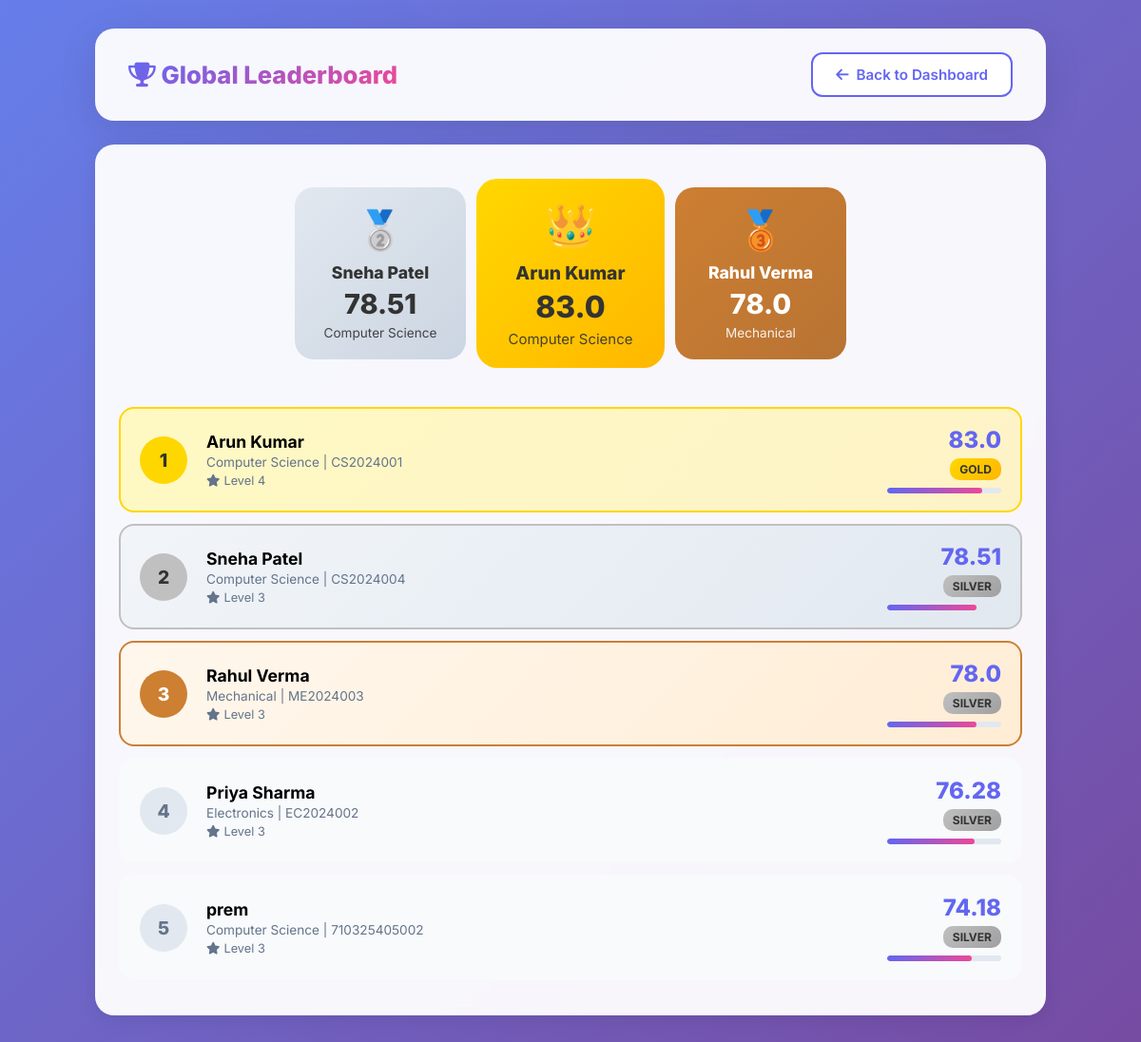
Screenshot of /rankings with the database file from the repository.
### app.py (models this page shows)
class Student(db.Model):
    id = db.Column(db.Integer, primary_key=True)
    name = db.Column(db.String(100), nullable=False)
    roll_number = db.Column(db.String(50), unique=True, nullable=False)
    department = db.Column(db.String(100))
    year = db.Column(db.Integer, default=1)
    semester_gpa = db.Column(db.Float, default=0.0)  # Out of 10
    previous_gpa = db.Column(db.Float, default=0.0)
    attendance_percentage = db.Column(db.Float, default=0.0)
    sports_score = db.Column(db.Float, default=0.0)
    sports_achievements = db.Column(db.String(500), default="")
    nss_participation = db.Column(db.Boolean, default=False)
    ncc_participation = db.Column(db.Boolean, default=False)
    events_participated = db.Column(db.Integer, default=0)
    events_won = db.Column(db.Integer, default=0)
    certified_courses = db.Column(db.Integer, default=0)
    core_competition_score = db.Column(db.Float, default=0.0)
    projects_completed = db.Column(db.Integer, default=0)
    internships = db.Column(db.Integer, default=0)
    total_score = db.Column(db.Float, default=0.0)
    rank = db.Column(db.Integer, default=0)
    badge = db.Column(db.String(50), default="Bronze")
    level = db.Column(db.Integer, default=1)
    created_at = db.Column(db.DateTime, default=datetime.utcnow)

### app.py (the view)
@app.route('/rankings')
def rankings():
    students = Student.query.order_by(Student.rank).all()
    return render_template('rankings.html', students=students)

### templates/rankings.html (shortened to what this page needs)
<!DOCTYPE html>
<html lang="en">
<head>
    <link rel="stylesheet" href="https://cdnjs.cloudflare.com/ajax/libs/font-awesome/6.4.0/css/all.min.css">
</head>
<body>
    <div class="container">
        <div class="header">
            <h1><i class="fas fa-trophy"></i> Global Leaderboard</h1>
            <a href="/" class="btn btn-secondary"><i class="fas fa-arrow-left"></i> Back to Dashboard</a>
        </div>
        <div class="leaderboard">
            {% if students|length >= 3 %}
            <div class="podium-section">
                <div class="podium-card second">
                    <div class="crown">🥈</div>
                    <div class="name">{{ students[1].name }}</div>
                    <div class="score">{{ students[1].total_score }}</div>
                    <div class="dept">{{ students[1].department }}</div>
                </div>
                <div class="podium-card first">
                    <div class="crown">👑</div>
                    <div class="name">{{ students[0].name }}</div>
                    <div class="score">{{ students[0].total_score }}</div>
                    <div class="dept">{{ students[0].department }}</div>
                </div>
                <div class="podium-card third">
                    <div class="crown">🥉</div>
                    <div class="name">{{ students[2].name }}</div>
                    <div class="score">{{ students[2].total_score }}</div>
                    <div class="dept">{{ students[2].department }}</div>
                </div>
            </div>
            {% endif %}
            {% for student in students %}
            <div class="leaderboard-item {% if student.rank == 1 %}top-1{% elif student.rank == 2 %}top-2{% elif student.rank == 3 %}top-3{% else %}normal{% endif %}">
                <div class="rank-number">{{ student.rank }}</div>
                <div class="student-info">
                    <div class="name">{{ student.name }}</div>
                    <div class="dept">{{ student.department }} | {{ student.roll_number }}</div>
                    <div class="level-tag"><i class="fas fa-star"></i> Level {{ student.level }}</div>
                </div>
                <div class="score-section">
                    <div class="score">{{ student.total_score }}</div>
                    <span class="badge" style="
                        {% if student.badge == 'Platinum' %}background: linear-gradient(135deg, #e5e4e2, #d1d1d1); color: #333;
                        {% elif student.badge == 'Gold' %}background: linear-gradient(135deg, #ffd700, #ffb700); color: #333;
                        {% elif student.badge == 'Silver' %}background: linear-gradient(135deg, #c0c0c0, #a0a0a0); color: #333;
                        {% elif student.badge == 'Bronze' %}background: linear-gradient(135deg, #cd7f32, #b87333); color: white;
                        {% else %}background: #e2e8f0; color: #64748b;
                        {% endif %}
                    ">{{ student.badge }}</span>
                    <div class="score-bar">
                        <div class="score-bar-fill" style="width: {{ student.total_score }}%;"></div>
                    </div>
                </div>
            </div>
            {% endfor %}
        </div>
    </div>
</body>
</html>

### templates/rankings.html (style rules this page uses)
:root { --primary: #6366f1; --primary-dark: #4f46e5; --secondary: #ec4899; --success: #10b981; --dark: #1e293b; --gold: #ffd700; --silver: #c0c0c0; --bronze: #cd7f32; }
* { margin: 0; padding: 0; box-sizing: border-box; }
body { font-family: 'Inter', sans-serif; background: linear-gradient(135deg, #667eea 0%, #764ba2 100%); min-height: 100vh; padding: 30px 20px; }
.container { max-width: 1000px; margin: 0 auto; }
.header { background: rgba(255,255,255,0.95); backdrop-filter: blur(10px); border-radius: 20px; padding: 25px 35px; margin-bottom: 25px; box-shadow: 0 10px 40px rgba(0,0,0,0.1); display: flex; justify-content: space-between; align-items: center; }
.header h1 { font-size: 1.6rem; font-weight: 800; background: linear-gradient(135deg, var(--primary), var(--secondary)); -webkit-background-clip: text; -webkit-text-fill-color: transparent; }
.btn { padding: 12px 24px; border-radius: 12px; border: none; font-weight: 600; cursor: pointer; transition: all 0.3s; text-decoration: none; display: inline-flex; align-items: center; gap: 8px; font-size: 0.95rem; }
.btn-secondary { background: white; color: var(--primary); border: 2px solid var(--primary); }
.leaderboard { background: rgba(255,255,255,0.95); backdrop-filter: blur(10px); border-radius: 20px; padding: 25px; box-shadow: 0 4px 20px rgba(0,0,0,0.08); }
.leaderboard-item { display: flex; align-items: center; gap: 20px; padding: 18px 20px; border-radius: 16px; margin-bottom: 12px; transition: all 0.3s; border: 2px solid transparent; }
.leaderboard-item.top-1 { background: linear-gradient(135deg, #fef9c3, #fef3c7); border-color: var(--gold); }
.leaderboard-item.top-2 { background: linear-gradient(135deg, #f1f5f9, #e2e8f0); border-color: var(--silver); }
.leaderboard-item.top-3 { background: linear-gradient(135deg, #fff7ed, #ffedd5); border-color: var(--bronze); }
.leaderboard-item.normal { background: #f8fafc; }
.rank-number { width: 50px; height: 50px; border-radius: 50%; display: flex; align-items: center; justify-content: center; font-weight: 800; font-size: 1.2rem; flex-shrink: 0; }
.top-1 .rank-number { background: var(--gold); color: #333; }
.top-2 .rank-number { background: var(--silver); color: #333; }
.top-3 .rank-number { background: var(--bronze); color: white; }
.normal .rank-number { background: #e2e8f0; color: #64748b; }
.student-info { flex: 1; }
.student-info .name { font-weight: 700; font-size: 1.1rem; margin-bottom: 3px; }
.student-info .dept { font-size: 0.85rem; color: #64748b; }
.score-section { text-align: right; }
.score-section .score { font-size: 1.5rem; font-weight: 800; color: var(--primary); }
.score-section .badge { font-size: 0.75rem; padding: 4px 10px; border-radius: 10px; font-weight: 700; text-transform: uppercase; margin-top: 5px; display: inline-block; }
.score-bar { width: 120px; height: 6px; background: #e2e8f0; border-radius: 3px; margin-top: 8px; overflow: hidden; }
.score-bar-fill { height: 100%; border-radius: 3px; background: linear-gradient(90deg, var(--primary), var(--secondary)); }
.level-tag { display: inline-flex; align-items: center; gap: 4px; font-size: 0.8rem; color: #64748b; margin-top: 4px; }
.podium-section { display: flex; justify-content: center; align-items: flex-end; gap: 20px; margin-bottom: 30px; padding: 20px; }
.podium-card { text-align: center; padding: 20px; border-radius: 20px; min-width: 180px; position: relative; }
.podium-card.first { background: linear-gradient(135deg, #ffd700, #ffb700); color: #333; transform: scale(1.1); z-index: 2; }
.podium-card.second { background: linear-gradient(135deg, #e2e8f0, #cbd5e1); color: #333; }
.podium-card.third { background: linear-gradient(135deg, #cd7f32, #b87333); color: white; }
.podium-card .crown { font-size: 2.5rem; margin-bottom: 10px; }
.podium-card .name { font-weight: 800; font-size: 1.1rem; margin-bottom: 5px; }
.podium-card .score { font-size: 1.8rem; font-weight: 800; }
.podium-card .dept { font-size: 0.85rem; opacity: 0.9; margin-top: 5px; }

### rows the page displays
Student: name "Sneha Patel", total_score "78.51", department "Computer Science", rank "2", roll_number "CS2024004", level "3", badge "SILVER"
Student: name "Arun Kumar", total_score "83.0", department "Computer Science", rank "1", roll_number "CS2024001", level "4", badge "GOLD"
Student: name "Rahul Verma", total_score "78.0", department "Mechanical", rank "3", roll_number "ME2024003", level "3", badge "SILVER"
Student: rank "4", name "Priya Sharma", department "Electronics", roll_number "EC2024002", level "3", total_score "76.28", badge "SILVER"
Student: rank "5", name "prem", department "Computer Science", roll_number "710325405002", level "3", total_score "74.18", badge "SILVER"
